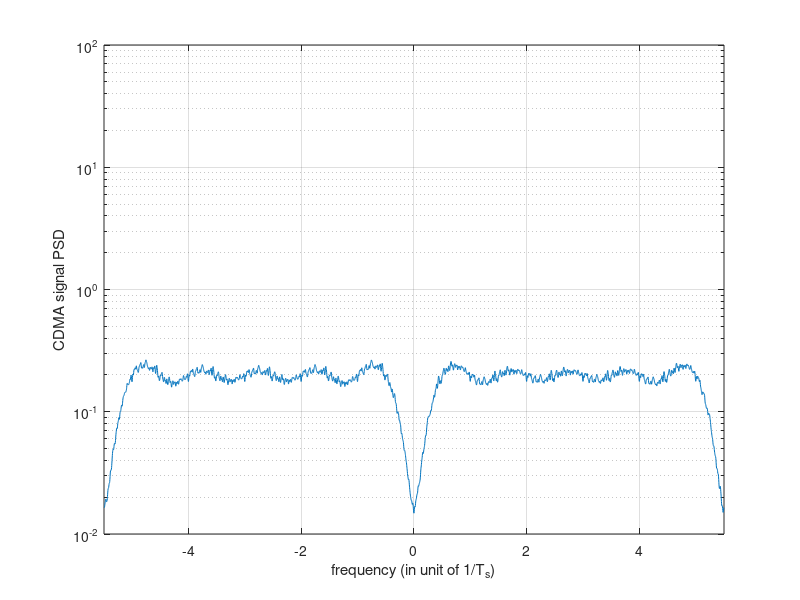
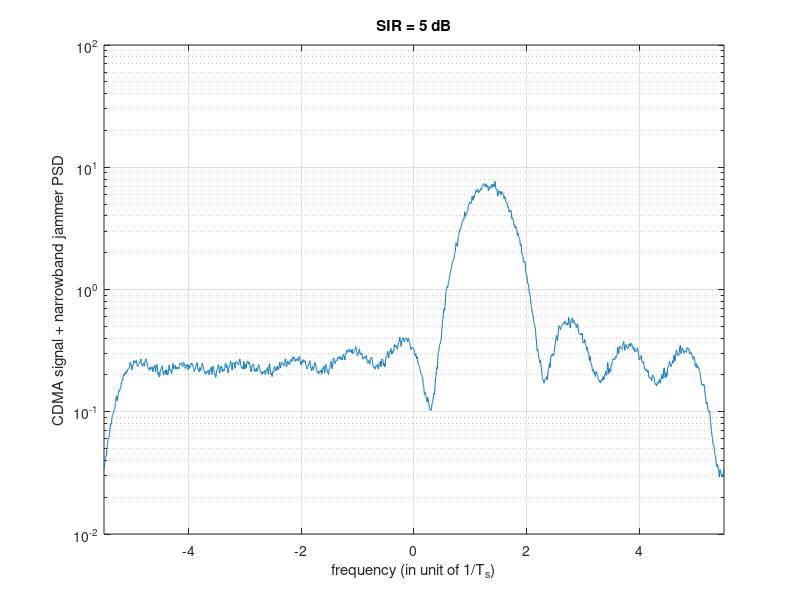
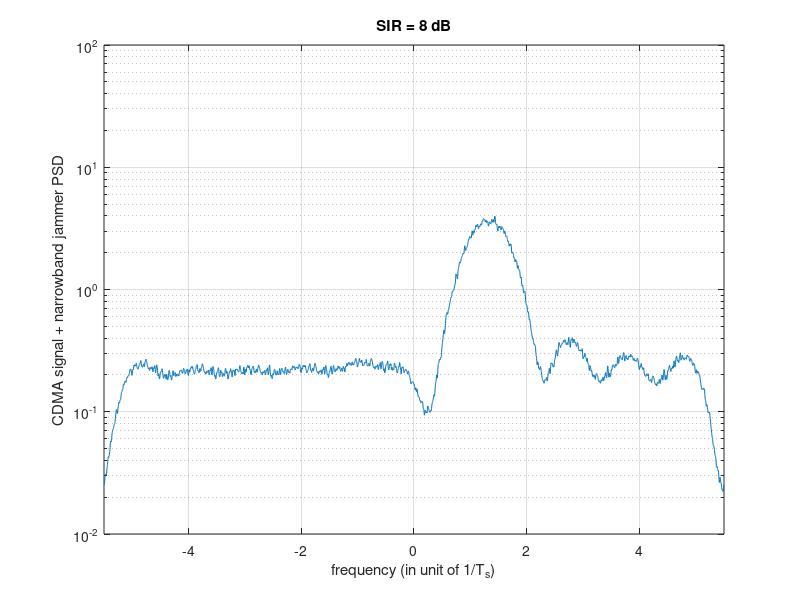
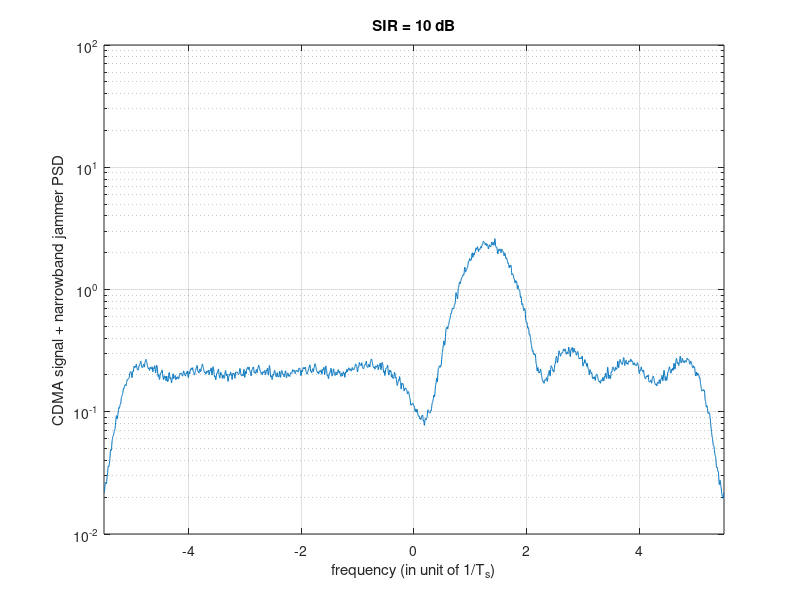

MATLAB code to generate these figures, in order:
close all; clear; clc

Ldata = 20000;      % data length in simulation; Must be divisible by 8
Lc = 11;            % spreading factor vs data rate.

% Generate QPSK modulation symbols
data_sym = 2*round(rand(Ldata, 1)) - 1 + 1j*(2*round(rand(Ldata, 1)) - 1);
jam_data = 2*round(rand(Ldata, 1)) - 1 + 1j*(2*round(rand(Ldata, 1)) - 1);

% Generating a spreading code
pcode = [1 1 1 -1 -1 -1 1 -1 -1 1 -1]';

% Now spread
x_in = kron(data_sym, pcode);

% Calculate and plot spectrum for CDMA signal without jamming
[P, x] = pwelch(x_in, [], [], 4096, Lc, 'twosided');
figure(1);
semilogy(x - Lc/2, fftshift(P));
axis([-Lc/2 Lc/2 1.e-2 1.e2]);
grid;
xfont = xlabel('frequency (in unit of 1/T_s)');
yfont = ylabel('CDMA signal PSD');
set(xfont, 'FontSize', 11); set(yfont, 'FontSize', 11);

% Iterate through different SIR values
SIR_values = [5, 8, 10, 20];
for s = 1:length(SIR_values)
SIR = SIR_values(s);  % Signal to Interference Ratio is in dB
Pj = 2*Lc / (10^(SIR/10)); % Calculate jamming power
  
   % Generate noise (AWGN)
   noiseq = randn(Ldata*Lc, 1) + 1j*randn(Ldata*Lc, 1); % Power is 2
   noiseq2 = rand(Ldata, 1) + 1j*rand(Ldata, 1);
  
   %% Add jamming sinusoid sampling frequency is fc = Lc
   jam_mod = kron(jam_data, ones(Lc, 1));
   jammer = sqrt(Pj/2)*jam_mod.*exp(1i*2*pi*0.12*(1:Ldata*Lc)).'; % fj/fc=0.12.
   jammer2 = sqrt(Pj/2)*jam_data.*exp(1i*2*pi*0.12*(1:Ldata)).';
  
   % Calculate and plot spectrum for CDMA signal with narrowband jamming
   [P, x] = pwelch(jammer+x_in, [], [], 4096, Lc, 'twosided');
   figure(1 + s);
   semilogy(x - Lc/2, fftshift(P));
   axis([-Lc/2 Lc/2 1.e-2 1.e2]);
   grid;
   xfont = xlabel('frequency (in unit of 1/T_s)');
   yfont = ylabel('CDMA signal + narrowband jammer PSD');
   title(sprintf('SIR = %d dB', SIR));
   set(xfont, 'FontSize', 11); set(yfont, 'FontSize', 11);
  
   % Calculate and plot BER
   BER = [];
   BER_az = [];
   BER_nss = [];
   BER_nss_jam = [];
   for i=1:10
       Eb2N(i) = (i-1);                      %(Eb/N in dB)
       Eb2N_num = 10^(Eb2N(i)/10);         % Eb/N in numeral
       Var_n = Lc/(2*Eb2N_num);            % 1/SNR is the noise variance
       signois = sqrt(Var_n);              % standard deviation
       awgnois = signois*noiseq;           % AWGN
       awgnois2 = signois*noiseq2;
       % Add noise to signals at the channel output
       y_out = x_in + awgnois + jammer;
       y_out2 = data_sym + awgnois2;
       y_out3 = data_sym + awgnois2 + jammer2;
       Y_out = reshape(y_out, Lc, Ldata).';
       % Despread first
       z_out = Y_out*pcode;
       z_out2 = y_out2;
       z_out3 = y_out3;
      
       % Decision based on the sign of the samples
       dec1 = sign(real(z_out)) + 1j*sign(imag(z_out));
       dec2 = sign(real(z_out2)) + 1j*sign(imag(z_out2));
       dec3 = sign(real(z_out3)) + 1j*sign(imag(z_out3));
       
       % Now compare against the original data to compute BER
       BER = [BER; sum([real(data_sym) ~= real(dec1); imag(data_sym) ~= imag(dec1)])/(2*Ldata)];
       BER_az = [BER_az; 0.5*erfc(sqrt(Eb2N_num))];          %analytical
       BER_nss = [BER_nss; sum([real(data_sym) ~= real(dec2); imag(data_sym) ~= imag(dec2)])/(2*Ldata)];
       BER_nss_jam = [BER_nss_jam; sum([real(data_sym) ~= real(dec3); imag(data_sym) ~= imag(dec3)])/(2*Ldata)];
   end
 
   % Plot BER
   figure(5 + s);
   figber = semilogy(Eb2N, BER_az, 'k-', Eb2N, BER, 'k-o', Eb2N, BER_nss, 'b-', Eb2N, BER_nss_jam, 'r-');
   hold on;
   title(sprintf('BER for SIR = %d dB', SIR));
   xlabel('E_b/N (dB)');
   ylabel('Bit error rate');
end

% Plotting configuration for BER
legend('No jamming', 'Narrowband jamming', 'No spreading', 'No spreading jammed', 'location', 'southwest');
set(figber, 'LineWidth', 2);

% Calculate and plot spectrum for non-spread QPSK signal
[P_qpsk, x_qpsk] = pwelch(data_sym, [], [], [4096], 1, 'twosided');
figure(10);
semilogy(x_qpsk - 0.5, fftshift(P_qpsk));
axis([-0.5 0.5 1.e-2 1.e2]);
grid;
xfont = xlabel('frequency (in unit of 1/T_s)');
yfont = ylabel('QPSK signal PSD');
title('Non-Spread QPSK Signal Spectrum');
set(xfont, 'FontSize', 11); set(yfont, 'FontSize', 11);



